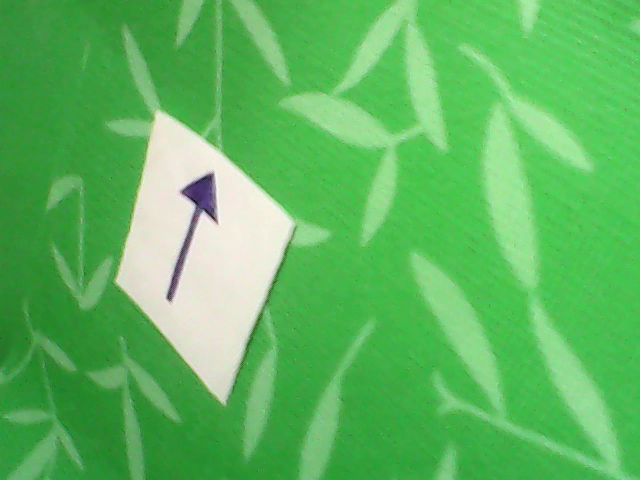
#> input picture data/imgs/arrow/vlcsnap-2020-10-21-18h01m22s212.png, 640 x 480 px, found by its file name; its folder holds only this picture in this run
$ jupyter execute --allow-errors cv_hw3.ipynb   (shell and % lines are left out)
#> lines starting #> are read from the running program, lines starting #| are printed output that depends on the picture; after the words box and inside, x2 and y2 are one past the last pixel; in counts of white or black regions, pixels touching at a corner belong together
#> the sliders are set to file = vlcsnap-2020-10-21-18h01m22s21
# Домашнее задание 3

1) [1 балл] Реализуйте чтение изображений, лежащих в /data/imgs/arrow (как в демо с калибровкой камеры с семинара). Вся обязательная часть задания выполняется с этими изображениями

1) [2 балла] Реализуйте нахождение расстояния от камеры до листка, учитывая, что это тот же листок, что был в первом демо

2) [3 балла] Реализуйте приведение изображения листка к "виду сверху"

3) [6 баллов] Реализуйте определение направления, в котором указывает стрелка. Можно использовать скелетонизацию из первого семинара по зрению: получить маску темной области (стрелки) внутри изображения листка, применить скелетонизацию, вычислить направление. Можно поступить иначе: после нахождения маски вычислить градиенты Собеля по x и y и проанализировать их направления. P.S. Можно использовать и полностью свой метод

4) [3 балла] Доп. задача 1: Примените написанный Вами код к видео https://drive.google.com/file/d/1AQhg2lL5FL4edlOcxY2SHOOZ-v9TgHBD/view?usp=sharing. Загрузите видео на свой гугл диск, а затем дополните имеющийся код монтированием диска и чтением в цикле кадров видео, приведёнными в конце семинара

5) [5 баллов] Доп. задача 2: определите, нормально ли видно листок в кадре. На некоторых кадрах его видно не полностью, один или больше уголков находятся за кадром. Это можно автоматически обнаруживать, к примеру используя размеры стрелки, и выводить на соответствующем кадре маркер - текст или цветную метку

[cell 1]
from pathlib import Path
import numpy as np
import cv2
import math
import random
import matplotlib.pyplot as plt
plt.rcParams['figure.figsize'] = (10, 10)

from ipywidgets import interact
import ipywidgets as widgets

[cell 2]
# Path to the arrow images
arrows_folder = Path('/content/cvr_course/data/imgs/arrow')
# List of arrow images
arrow_files = [file.name for file in arrows_folder.iterdir()]

### Чтение изображений

[cell 3]
@interact(file=arrow_files)
def show_files(file):
#> called with file = 'vlcsnap-2020-10-21-18h01m22s212.png'
  img = cv2.imread(str(arrows_folder/file))
#> img is the input picture: shape (480, 640, 3); mean B, G, R 95, 183.6, 93.3
  img = cv2.cvtColor(img, cv2.COLOR_BGR2RGB)
#> the sliders are set to file = vlcsnap-2020-10-21-18h01m22s21

  plt.imshow(img)
  plt.axis('off')
  plt.show()

### Определение расстояния до листа

[cell 4]
def find_contour(img, low_th, high_th):
  # Apply filter to smooth the image and highlight contours
#> called with low_th = (170, 170, 170), high_th = (255, 255, 255)
  smooth_img = cv2.bilateralFilter(img, 15, 75, 75)
  # Get the sheet's mask
  mask = cv2.inRange(smooth_img, low_th, high_th)
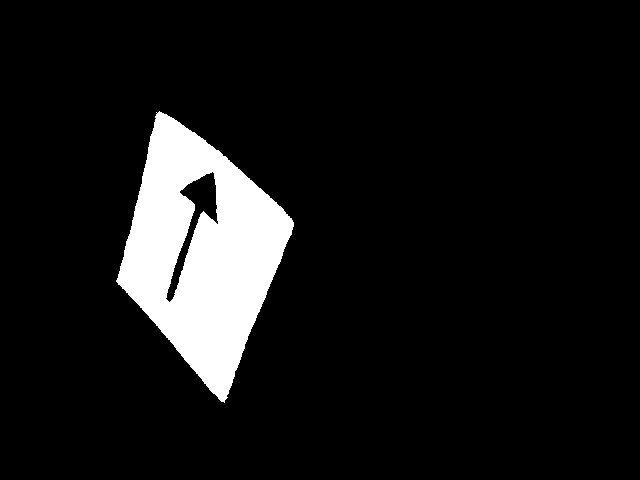
#> mask: shape (480, 640); 8.8% white; 1 white region

  # Find contours
  contours, _ = cv2.findContours(mask, cv2.RETR_EXTERNAL, cv2.CHAIN_APPROX_SIMPLE)
#> contours = 1 contour; box (x1, y1, x2, y2) and area: (116, 111, 294, 403) 28496

  # Filter contours and pick the largest one
  areas = []
  for contour in contours:
    areas.append(cv2.contourArea(contour))
#> this loop made 1 pass
#> after the loop, areas = [28495.5]

  max_contour_idx = areas.index(max(areas))
#> max_contour_idx = 0
  contour = contours[max_contour_idx]
#> contour = contour of 367 points, box (x1, y1, x2, y2) (116, 111, 294, 403), area 28496

  # Approximate contour to find external points
  epsilon = 0.05 * cv2.arcLength(contour, True)  # 0.01
#> epsilon = 38.09
  approx = cv2.approxPolyDP(contour, epsilon, True)
#> approx = [[159, 111], [116, 281], [224, 402], [293, 222]]

  approx = cv2.convexHull(approx)
#> approx = [[293, 222], [224, 402], [116, 281], [159, 111]]

  return mask, contour, approx

[cell 5]
@interact(file=arrow_files)
def find_distance(file):
  img = cv2.imread(str(arrows_folder/file))
  img = cv2.cvtColor(img, cv2.COLOR_BGR2RGB)

  low_th = (170, 170, 170)
  high_th = (255, 255, 255)

  _, contour, approx = find_contour(img, low_th, high_th)
#> approx = [[293, 222], [224, 402], [116, 281], [159, 111]]

  verbose_img = img.copy()
  cv2.drawContours(verbose_img, [contour], -1, (255, 0, 0), 1)
  cv2.drawContours(verbose_img, [approx], -1, (0, 0, 255), 2)
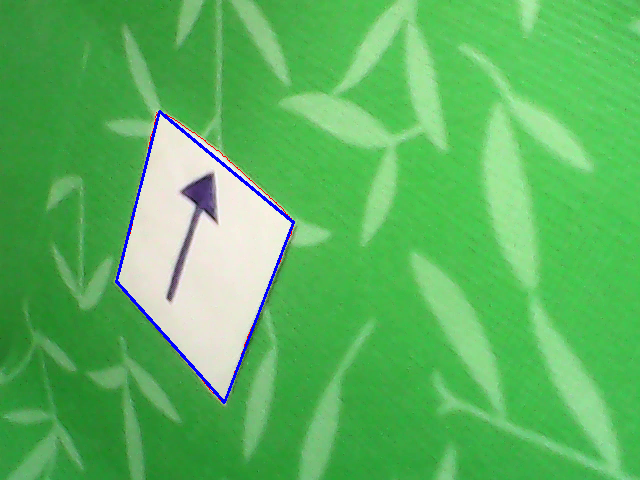
#> verbose_img: shape (480, 640, 3); mean R, G, B 92, 182, 95.4

  length = cv2.arcLength(approx, True)
#> length = 704.3
  dist = 180.0 * 364 / length
#> dist = 93.03

  if len(approx) > 4:
    print(f'Unable to detect the sheet fully.\nApproximate distance: >{dist:.2f}mm')
  elif len(approx) == 4:
    print(f'Distance: {dist:.2f}mm')
#| Distance: 93.03mm
#> the sliders are set to file = vlcsnap-2020-10-21-18h01m22s21
  else:
    print('Unable to detect the sheet')

  plt.imshow(verbose_img)
  plt.axis('off')
  plt.show()

### Приведение изображения листка к "виду сверху"

[cell 6]
# [28 lines of commented-out code are left out]

[cell 7]
def order_points_2(pts):
  # points = pts.copy()
  s = points.sum(axis=1)

  tl_idx = np.argmin(s)
  ptr = -len(points) + tl_idx

  first = points[ptr : ]
  second = points[ : ptr]

  return np.concatenate((first, second)).astype(np.float32)

[cell 8]
# [39 lines left out: function direction, not called in this run]

#> (a cell that did not finish here is left out)

#> the loop in find_contour (call 2), `for contour in contours:` made 1 pass
#> in warp_arrow, `_, contour, approx = find_contour(img, low_th, high_th)`: approx = [[293, 222], [224, 402], [116, 281], [159, 111]]

  verbose_img = img.copy()
  cv2.drawContours(verbose_img, [contour], -1, (255, 0, 0), 1)
  cv2.drawContours(verbose_img, [approx], -1, (0, 0, 255), 2)

  # plt.figure(figsize=(20, 6))
  fig, ax = plt.subplots(1, 3, figsize=(20, 10))

  ax[0].imshow(verbose_img)
  ax[0].axis('off')

  if len(approx) == 4:
    # print(f'points\n{approx}')
    rect = order_points_2(approx[:, 0, :])
    # print(f'\nshift points\n{rect}')
    (tl, tr, br, bl) = rect

    sides = [
             np.array((tr, tl)),
             np.array((tl, bl)),
             np.array((bl, br)),
             np.array((br, tr))
    ]
    # print(sides)

    sides_length = [cv2.arcLength(side, False) for side in sides]
    # print(sides_length)

    max_side = int(max(sides_length))
    max_side = 480 # 200
    # print(max_side)

    dst = np.array([
                   [0, 0],
                   [max_side - 1, 0],
                   [max_side - 1, max_side - 1],
                   [0, max_side - 1]], dtype="float32")

    M = cv2.getPerspectiveTransform(rect, dst)
    # print(M)
    warped = cv2.warpPerspective(img, M, (max_side, max_side))


    warped_mask, arrow_cnt, bbox, arrow_dir = direction(warped)
    x, y, w, h = bbox
    cv2.rectangle(warped, (x, y), (x+w, y+h), (0, 0, 255), 2)
    cv2.putText(warped, arrow_dir, (5, 20), cv2.FONT_HERSHEY_COMPLEX, 0.8,
                (0, 0, 255), 1, cv2.LINE_AA, False)
    print(f'Arrow direction: {arrow_dir}')

    ax[1].imshow(warped)
    ax[1].axis('off')

    ax[2].imshow(warped_mask)
    ax[2].axis('off')

  else:
    print('Unable to detect the sheet')
    ax[1].imshow(verbose_img)
    ax[1].axis('off')

  plt.show()

$ run again, on data/imgs/arrow/vlcsnap-2020-10-21-18h01m41s874.png
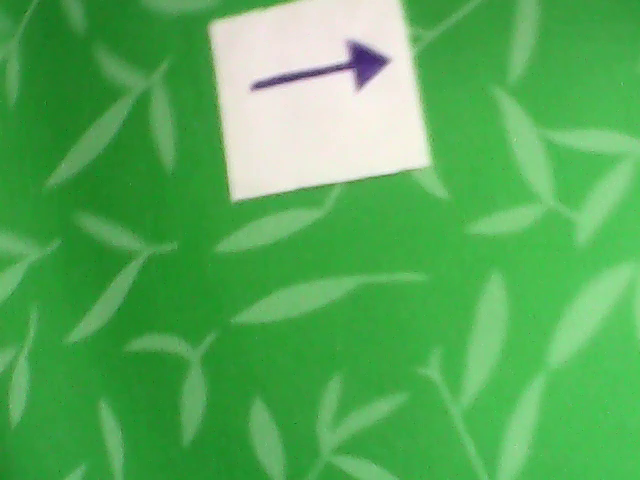
#> input picture data/imgs/arrow/vlcsnap-2020-10-21-18h01m41s874.png, 640 x 480 px, found by its file name
#> in show_files, img is the input picture: shape (480, 640, 3); mean B, G, R 88.1, 172.3, 85.5
#> in find_contour, `mask = cv2.inRange(smooth_img, low_th, high_th)`:
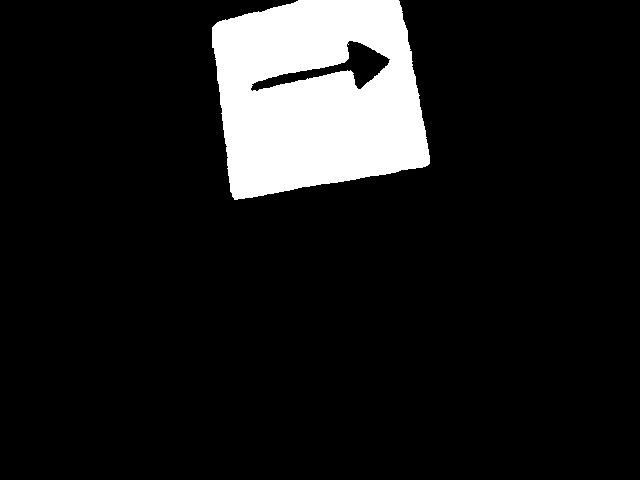
#> mask: shape (480, 640); 10.8% white; 1 white region
#> contours = 1 contour; box (x1, y1, x2, y2) and area: (212, 0, 430, 200) 34930
#> the loop in find_contour, `for contour in contours:` made 1 pass
#> after the loop in find_contour, `for contour in contours:`: areas = [34930]
#> max_contour_idx = 0
#> in find_contour, `contour = contours[max_contour_idx]`: contour = contour of 252 points, box (x1, y1, x2, y2) (212, 0, 430, 200), area 34930
#> epsilon = 38.8
#> in find_contour, `approx = cv2.approxPolyDP(contour, epsilon, True)`: approx = [[212, 27], [234, 199], [429, 163], [398, 0]]
#> in find_contour, `approx = cv2.convexHull(approx)`: approx = [[398, 0], [429, 163], [234, 199], [212, 27]]
#> in find_distance, `cv2.drawContours(verbose_img, [approx], -1, (0, 0, 255), 2)`:
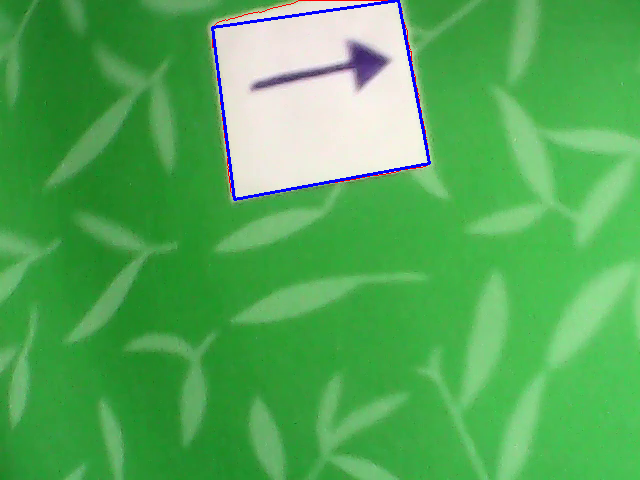
#> verbose_img: shape (480, 640, 3); mean R, G, B 84.1, 170.5, 88.3
#> length = 725.6
#> dist = 90.3
#| Distance: 90.30mm
#> the loop in find_contour (call 2), `for contour in contours:` made 1 pass
#> in warp_arrow, `_, contour, approx = find_contour(img, low_th, high_th)`: approx = [[398, 0], [429, 163], [234, 199], [212, 27]]

$ run again, on data/imgs/arrow/vlcsnap-2020-10-21-18h01m44s163.png
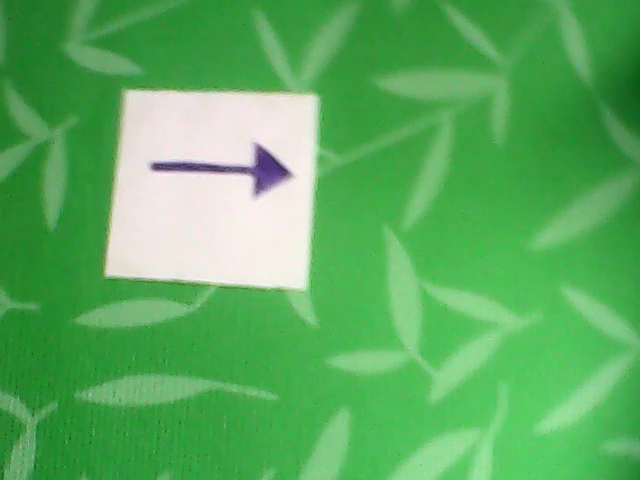
#> input picture data/imgs/arrow/vlcsnap-2020-10-21-18h01m44s163.png, 640 x 480 px, found by its file name
#> in show_files, img is the input picture: shape (480, 640, 3); mean B, G, R 95, 172.5, 90.7
#> in find_contour, `mask = cv2.inRange(smooth_img, low_th, high_th)`:
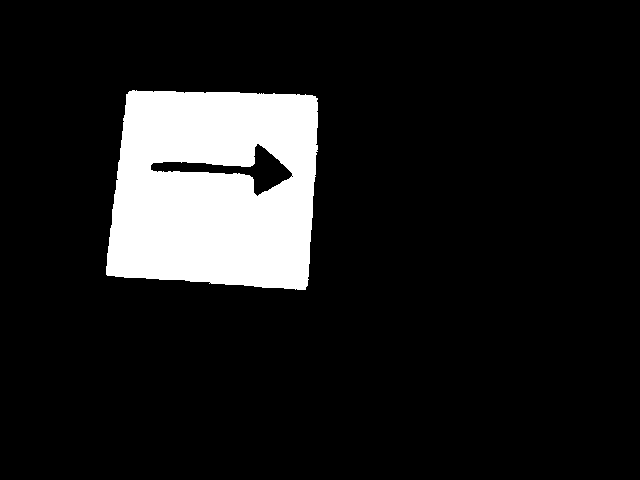
#> mask: shape (480, 640); 11.6% white; 1 white region
#> contours = 1 contour; box (x1, y1, x2, y2) and area: (106, 90, 318, 290) 37371
#> the loop in find_contour, `for contour in contours:` made 1 pass
#> after the loop in find_contour, `for contour in contours:`: areas = [37371]
#> max_contour_idx = 0
#> in find_contour, `contour = contours[max_contour_idx]`: contour = contour of 175 points, box (x1, y1, x2, y2) (106, 90, 318, 290), area 37371
#> epsilon = 40.43
#> in find_contour, `approx = cv2.approxPolyDP(contour, epsilon, True)`: approx = [[129, 91], [106, 274], [305, 289], [317, 98]]
#> in find_contour, `approx = cv2.convexHull(approx)`: approx = [[317, 98], [305, 289], [106, 274], [129, 91]]
#> in find_distance, `cv2.drawContours(verbose_img, [approx], -1, (0, 0, 255), 2)`:
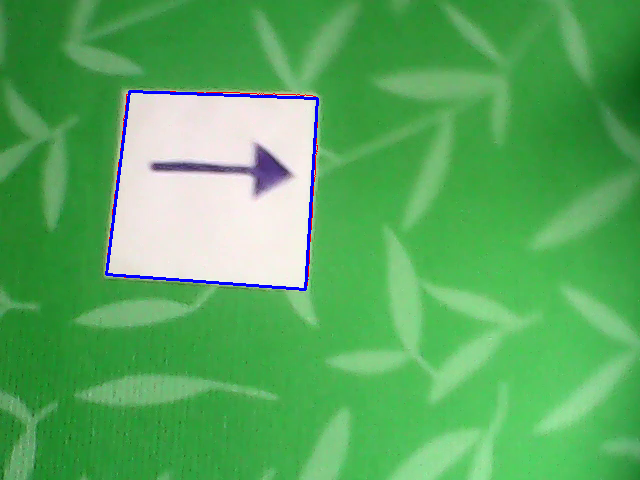
#> verbose_img: shape (480, 640, 3); mean R, G, B 89.2, 170.7, 95.3
#> length = 763.5
#> dist = 85.81
#| Distance: 85.81mm
#> the loop in find_contour (call 2), `for contour in contours:` made 1 pass
#> in warp_arrow, `_, contour, approx = find_contour(img, low_th, high_th)`: approx = [[317, 98], [305, 289], [106, 274], [129, 91]]

$ run again, on data/imgs/arrow/vlcsnap-2020-10-21-18h01m27s294.png
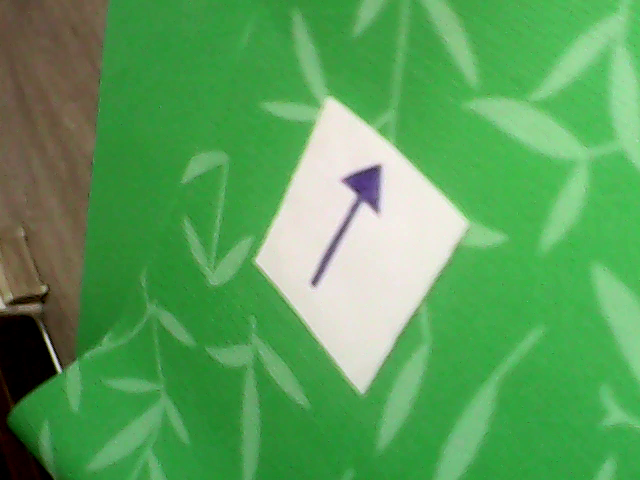
#> input picture data/imgs/arrow/vlcsnap-2020-10-21-18h01m27s294.png, 640 x 480 px, found by its file name
#> in show_files, img is the input picture: shape (480, 640, 3); mean B, G, R 89.5, 159.6, 89.1
#> in find_contour, `mask = cv2.inRange(smooth_img, low_th, high_th)`:
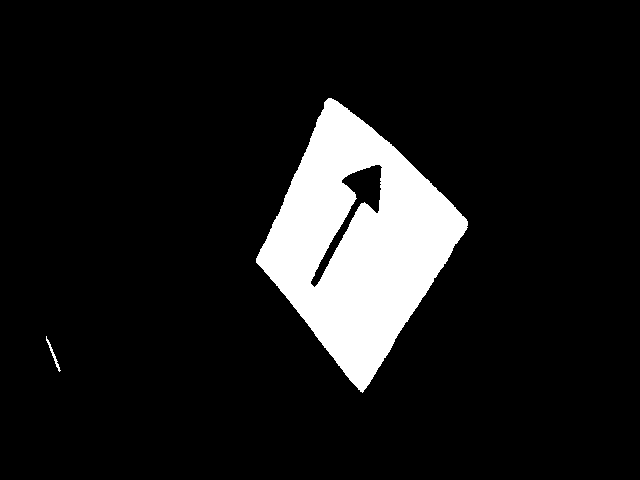
#> mask: shape (480, 640); 10.2% white; 2 white regions
#> contours = 2 contours; box (x1, y1, x2, y2) and area: (256, 98, 468, 393) 32807, (46, 336, 61, 372) 52
#> the loop in find_contour, `for contour in contours:` made 2 passes
#> after the loop in find_contour, `for contour in contours:`: areas = [52, 32807]
#> max_contour_idx = 1
#> in find_contour, `contour = contours[max_contour_idx]`: contour = contour of 366 points, box (x1, y1, x2, y2) (256, 98, 468, 393), area 32807
#> epsilon = 39.29
#> in find_contour, `approx = cv2.approxPolyDP(contour, epsilon, True)`: approx = [[328, 98], [256, 262], [362, 392], [467, 221]]
#> in find_contour, `approx = cv2.convexHull(approx)`: approx = [[467, 221], [362, 392], [256, 262], [328, 98]]
#> in find_distance, `cv2.drawContours(verbose_img, [approx], -1, (0, 0, 255), 2)`:
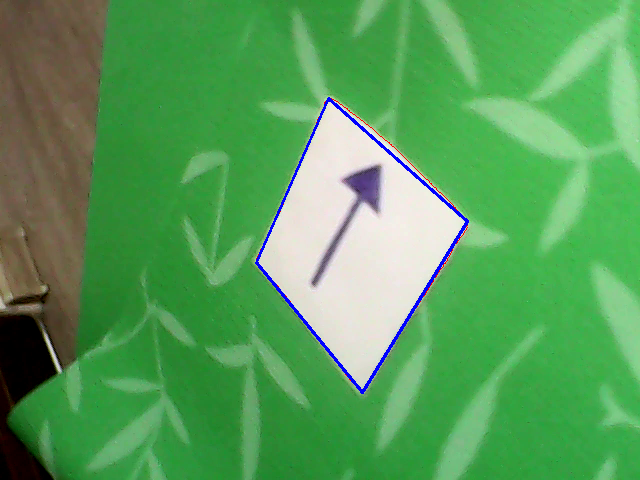
#> verbose_img: shape (480, 640, 3); mean R, G, B 87.6, 157.8, 89.9
#> length = 733.1
#> dist = 89.37
#| Distance: 89.37mm
#> the loop in find_contour (call 2), `for contour in contours:` made 2 passes
#> in warp_arrow, `_, contour, approx = find_contour(img, low_th, high_th)`: approx = [[467, 221], [362, 392], [256, 262], [328, 98]]
